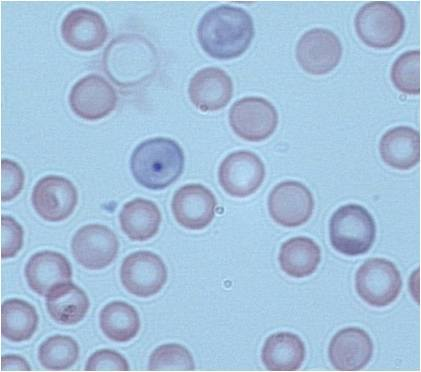
%> input picture Practica10/cromo.jpg, 421 x 372 px
$ octave RGB2HSV.m   (GNU Octave 9; MATLAB toolbox functions it lacks are replaced by stand-ins)
%> lines starting %> are read from the running program, lines starting %| are printed output that depends on the picture
%RGB --> HSV
A=imread('cromo.jpg');
%> A is the input picture: size 372x421x3 uint8; mean R, G, B 164.6, 192.1, 218.4
cmap = rgb2hsv(A);
%> cmap: size 372x421x3 double; mean H, S, V 0.587, 0.246, 0.857
d1=cmap(:,:,1);  %H
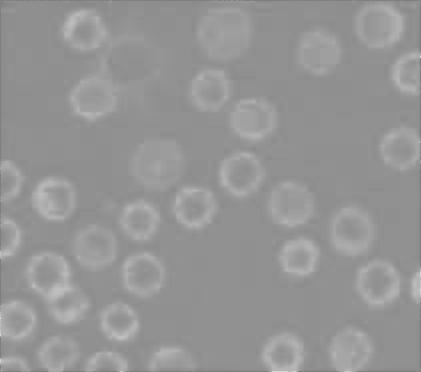
%> d1: size 372x421 double; min 0.5, max 0.833, mean 0.587
d2=cmap(:,:,2);  %S
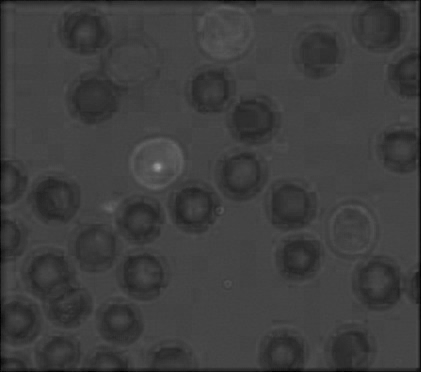
%> d2: size 372x421 double; min 0.00392, max 0.621, mean 0.246
d3=cmap(:,:,3);  %V
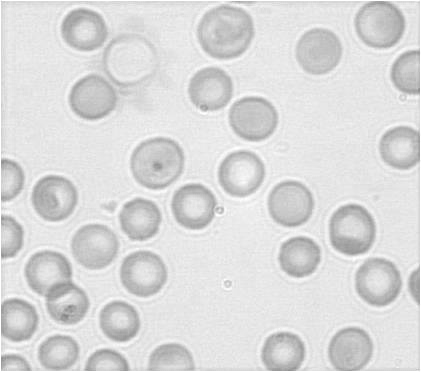
%> d3: size 372x421 double; min 0.518, max 1, mean 0.857
figure;imshow(A);
figure;imshow(cmap);
figure;imshow(d1);
figure;imshow(d2);
figure;imshow(d3);
pause;
rgb_image = hsv2rgb(cmap);
figure; imshow(rgb_image);
R = A(:,:,1);
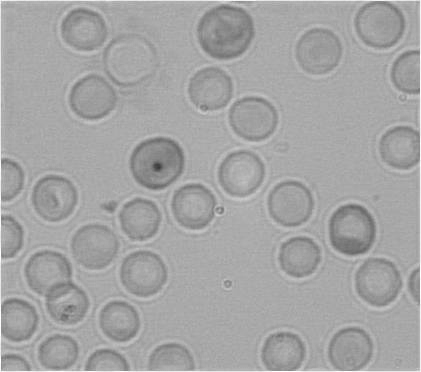
%> R: size 372x421 uint8; min 57, max 255, mean 164.6
G = A(:,:,2);
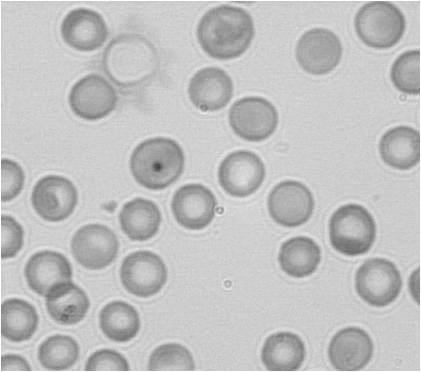
%> G: size 372x421 uint8; min 68, max 255, mean 192.1
B = A(:,:,3);
figure; imshow(R);
figure; imshow(G);
figure; imshow(B);

% image_hsv = rgb2hsv(R);
% hue_r = image_hsv(:,:,1);
% figure; imshow(image_hsv);
% figure; imshow(hue_r);
